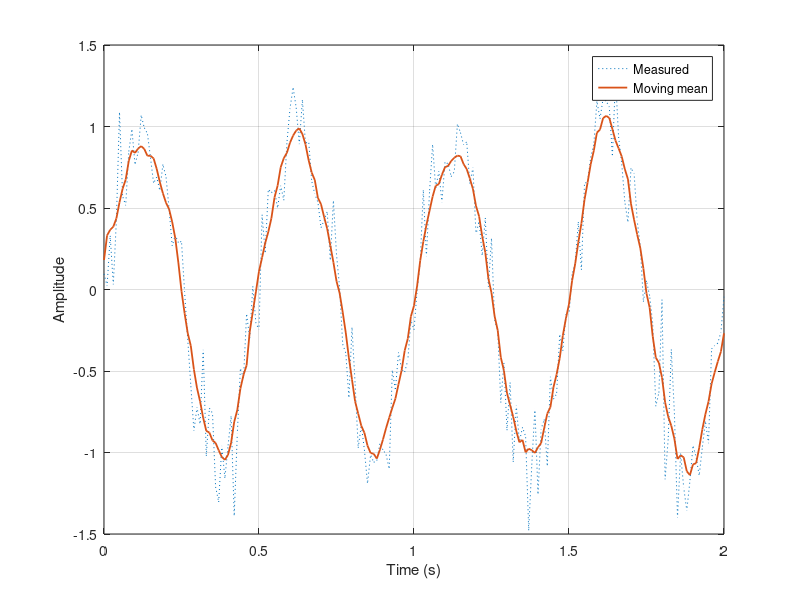

This chart was generated by the following MATLAB code:
% 从抖动里找到趋势
% 教学合成数据，使用基础 MATLAB。
% 预期：两条曲线长度相同；平滑曲线总体抖动减小。
rng(7);
t = linspace(0,2,201);
clean = sin(2*pi*2*t);
measured = clean + 0.2*randn(size(t));
smoothed = movmean(measured,9);
figure; plot(t,measured,':',t,smoothed,'LineWidth',1.3);
xlabel('Time (s)'); ylabel('Amplitude');
legend('Measured','Moving mean'); grid on;
assert(numel(smoothed)==201);
